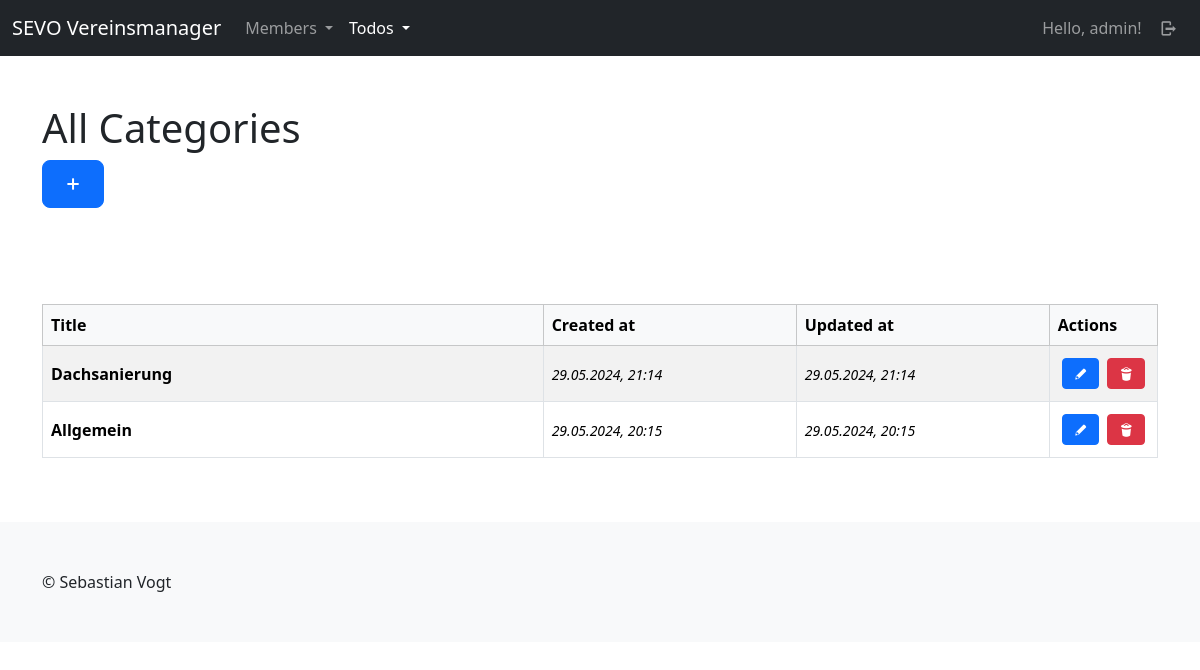
The page /tds/categories/ (signed in) on the database its author committed.
### todos/models.py (models this page shows)
class Category(models.Model):
    title = models.CharField(max_length=255, unique=True)
    created_at = models.DateTimeField(auto_now=True)
    updated_at = models.DateTimeField(auto_now_add=True)
    def __str__(self):
        return self.title
    class Meta:
        ordering = ["-updated_at"]
        verbose_name_plural = "Categories"

### todos/views/categories.py (the view)
# urls.py: path("categories/", categories.index, name="todos-category-index"),
@login_required(login_url="sevo-auth-login")
def index(request):
    categories = models.Category.objects.all()
    print(categories)
    return render(request, "todos/category/index.html", {
        "title": _("All Categories"),
        "categories": categories
    })

### todos/templates/todos/category/index.html (shortened to what this page needs)
{% extends "base_main.html" %}
{% load i18n %}
{% load static %}
{% block header %}
    <div class="container py-5">
        <div class="row">
            <div class="col-lg-12">
                <h1>{{ title }}</h1>
                <a class="btn btn-primary btn-lg" href="{% url "todos-category-create" %}"><i class="demo-icon icon-plus"></i></a>
            </div>
        </div>
    </div>
{% endblock %}
{% block main %}
    <div>
        {% if categories %}
            <div>
                {% include "todos/category/partials/_list_table.html" %}
            </div>
            {% else %}
            <p>{% trans "No categories available." %}</p>
        {% endif %}
    </div>
{%  endblock %}

### templates/partials/_navbar_drop_down.html (shortened to what this page needs)
{% load i18n %}
<nav class="navbar navbar-expand-lg navbar-dark bg-dark">
    <div class="container-fluid">
        <a class="navbar-brand" href="/">SEVO Vereinsmanager</a>
        <div class="collapse navbar-collapse" id="navbarContent">
            <ul class="navbar-nav me-auto mb-2 mb-lg-0">
                {% if user.is_authenticated %}
                <li class="nav-item dropdown">
                    <a class="nav-link dropdown-toggle {% if "mbrs" in request.path %} active{% endif %}"{% if "mbrs" in request.path %} aria-current="page"{% endif %} href="#" role="button" data-bs-toggle="dropdown" aria-expanded="false">
                      {% trans "Members" %}
                    </a>
                  </li>
                  <li class="nav-item dropdown">
                    <a class="nav-link dropdown-toggle {% if "tds" in request.path %} active{% endif %}"{% if "tds" in request.path %} aria-current="page"{% endif %} href="#" role="button" data-bs-toggle="dropdown" aria-expanded="false">
                      {% trans "Todos" %}
                    </a>
                  </li>
                {% endif %}
            </ul>
            <ul class="navbar-nav mb-2 mb-lg-0">
                {% if user.is_authenticated %}
                    <li class="nav-item">
                        <a class="nav-link" href="{% url "sevo-auth-user-detail" %}">{% trans "Hello" %}, {{ user }}!</a>
                    </li>
                    <li class="nav-item">
                        <a class="nav-link" href="{% url "sevo-auth-logout" %}"><i class="demo-icon icon-logout"></i></a>
                    </li>
                {% else %}
                    <li class="nav-item">
                        <a class="nav-link {% if "login" in request.path %} active{% endif %}"{% if "members" in request.path %} aria-current="page"{% endif %} href="{% url "sevo-auth-login" %}"><i class="demo-icon icon-user"></i></a>
                    </li>
                {% endif %}
            </ul>
        </div>
    </div>
</nav>

### todos/templates/todos/category/partials/_list_table.html
{% load i18n %}
<div class="table-responsive">
    <table class="table table-bordered align-middle table-striped">
        <thead class="table-light">
        <tr>
            <th scope="col">{% trans "Title" %}</th>
            <th scope="col">{% trans "Created at" %}</th>
            <th scope="col">{% trans "Updated at" %}</th>
            <th scope="col">{% trans "Actions" %}</th>
        </tr>
        </thead>
        <tbody>
            {% for category in categories %}
                <tr>
                    <th scope="row" class="w-50">
                        {{ category.title }}
                    </th>
                    <td class="w-25"><time><small><i>{{ category.created_at|date:"d.m.Y, H:i" }}</i></small></time></td>
                    <td class="w-25"><time><small><i>{{ category.updated_at|date:"d.m.Y, H:i" }}</i></small></time></td>
                    <td class="w-auto">
                        <div class="d-flex justify-content-center align-content-center">
                            <a class="btn btn-primary btn-sm d-block m-1" href="{% url "todos-category-update" id=category.id %}"><i class="demo-icon icon-pencil"></i></a>
                            <a class="btn btn-danger btn-sm d-block m-1" href="{% url "todos-category-delete" id=category.id %}"><i class="demo-icon icon-trash"></i></a>
                        </div>
                    </td>
                </tr>
            {% endfor %}
        </tbody>
    </table>
</div>

### rows shown on the page
Category: title "Dachsanierung", created_at "29.05.2024, 21:14", updated_at "29.05.2024, 21:14"
Category: title "Allgemein", created_at "29.05.2024, 20:15", updated_at "29.05.2024, 20:15"

### other values the page prints
{{ user }} "admin"
{{ title }} "All Categories"
